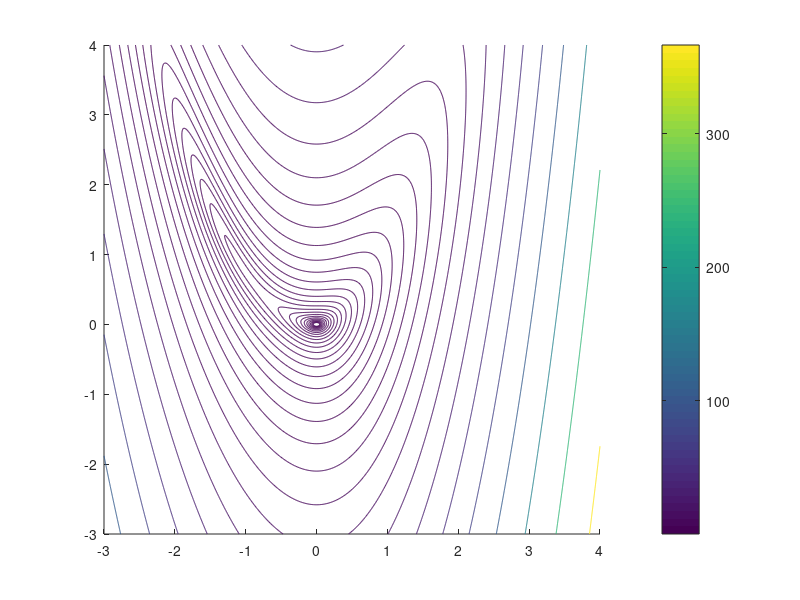

Recreate this plot in MATLAB. (Note: this script raises an error after producing the figure.)
%% Objective: minimize x1^4 + 2/3*x1^3 + 1/2*x1^2 - 2*x1^2*x2 + 4/3 * x2^2 (Using Gradient Descent Method)

%% Setting initial points 
x = [3; 3];

%% Setting tolerance factor epsilon
tol_1 = 10^(-5);

%% Initialize iteration number
iter = 0;

%% Setting backtracking search parameter 
sigma = 0.5;
gamma = 0.1;

%% Draw the contour plot
a = -3:0.01:4;
[A,B] = meshgrid(a);
Z = A.^4+(2/3)*A.^3+0.5*A.^2 -2*A.^2.*B+ (4/3)*(B).^2;
figure;
hold on

contour(A,B,Z,logspace(-3,4,40));
colorbar;

%% Main Iteration
while norm(grad(x)) > tol_1
    %% Doing backtracking search
    d = grad(x);
    t = 1;
    
    xtemp = x - t * d;
    while obj(xtemp) >= obj(x) - gamma * t * grad(x)' * d
        t = t * sigma;
        xtemp = x - t * d;
    end
    
   %% Make some plots
    plot(x(1), x(2), '*r');
    hold on;
    plot([x(1), xtemp(1)], [x(2), xtemp(2)], '-g');
    hold on;
    
    %% Output the solution in each step
    iter = iter + 1
    x = xtemp

end
